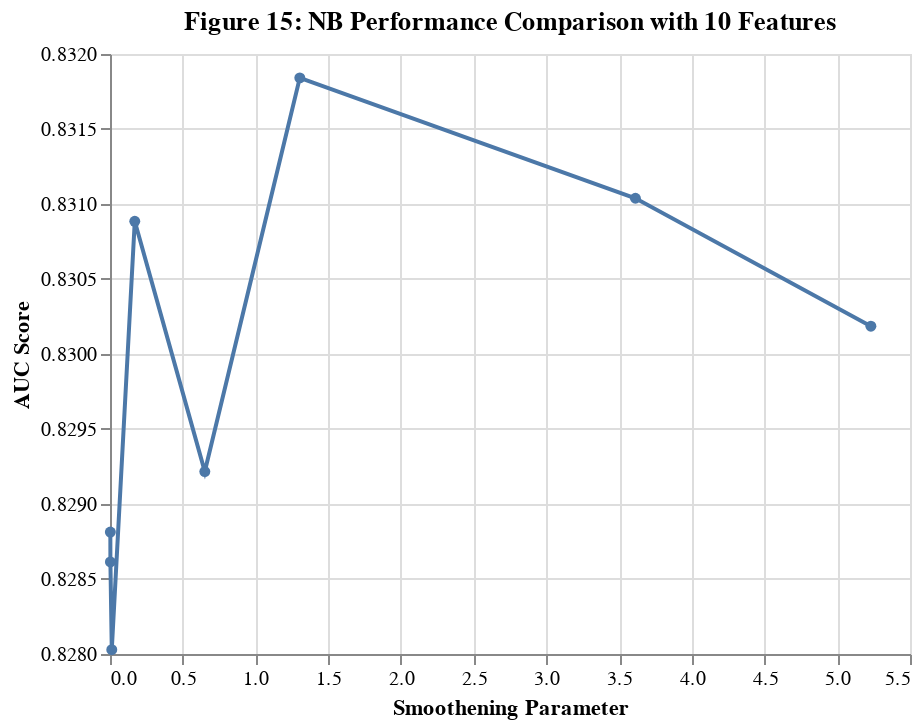

Here is the notebook cell this chart was saved with:
### Markdown cell above
Above are the optimal parameters for Naive-Bayes model.

We will now check how good does this model perform for other values of the smoothening parameter.

### Code cell
#fetch performance scores for all combinations of number of features and hyper-parameters
result_NB = get_results(gs_NB)

#extract values where number of features is 10
result_NB_features = result_NB[result_NB['feature_selector__n_features_'] == 10]

#plot the performance scores for Naive Bayes model
alt.Chart(result_NB_features, 
          title = 'Figure 15: NB Performance Comparison with 10 Features'
         ).mark_line(point = True).encode(
    alt.X('gs_nb__var_smoothing', title = 'Smoothening Parameter'),
    alt.Y('mean_score', title = 'AUC Score', scale = alt.Scale(zero = False))
)

### Figure 1 — Vega-Lite specification as saved in the notebook (floating-point values rounded to 4 significant figures)
{"config": {"view": {"continuousWidth": 400, "continuousHeight": 300}}, "data": {"name": "data-7ad02d1e8d3340ec779254d3d827e0aa"}, "mark": {"type": "line", "point": true}, "encoding": {"x": {"type": "quantitative", "field": "gs_nb__var_smoothing", "title": "Smoothening Parameter"}, "y": {"type": "quantitative", "field": "mean_score", "scale": {"zero": false}, "title": "AUC Score"}}, "title": "Figure 15: NB Performance Comparison with 10 Features", "$schema": "https://vega.github.io/schema/vega-lite/v4.8.1.json", "datasets": {"data-7ad02d1e8d3340ec779254d3d827e0aa": [{"mean_score": 0.8318, "gs_nb__var_smoothing": 1.305, "feature_selector__n_features_": 10.0}, {"mean_score": 0.831, "gs_nb__var_smoothing": 3.612, "feature_selector__n_features_": 10.0}, {"mean_score": 0.8309, "gs_nb__var_smoothing": 0.1703, "feature_selector__n_features_": 10.0}, {"mean_score": 0.8302, "gs_nb__var_smoothing": 5.231, "feature_selector__n_features_": 10.0}, {"mean_score": 0.8292, "gs_nb__var_smoothing": 0.6517, "feature_selector__n_features_": 10.0}, {"mean_score": 0.8288, "gs_nb__var_smoothing": 0.002409, "feature_selector__n_features_": 10.0}, {"mean_score": 0.8286, "gs_nb__var_smoothing": 0.002768, "feature_selector__n_features_": 10.0}, {"mean_score": 0.828, "gs_nb__var_smoothing": 0.01217, "feature_selector__n_features_": 10.0}]}}
